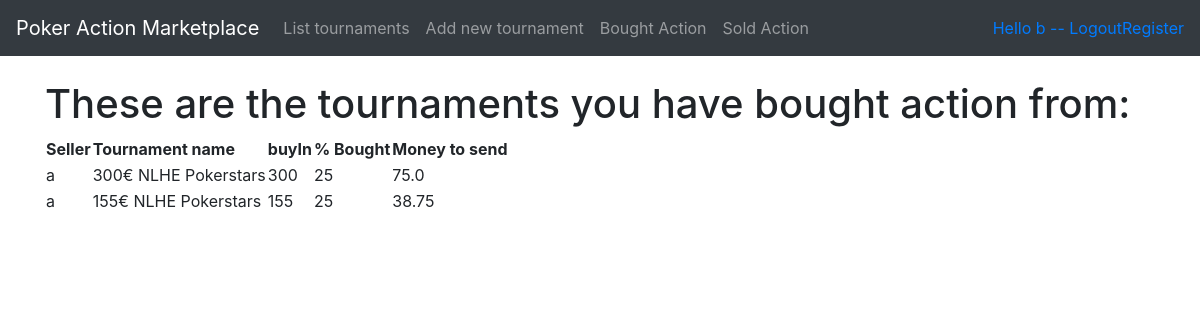
Page /tournaments/bought (signed in) on the committed database.
### application/auth/models.py (models this page shows, shortened)
class User(Base):
    __tablename__ = "account"
    name = db.Column(db.String(144), nullable=False)
    username = db.Column(db.String(144), nullable=False)
    password = db.Column(db.String(144), nullable=False)
    tournaments = db.relationship('TournamentPackage', backref='account', lazy=True)

### application/tournamentPackages/models.py (models this page shows, shortened)
class BoughtActionFromTournament(Base):
    tournament_package_id = db.Column(db.Integer, db.ForeignKey('tournament_package.id'), nullable=False)
    seller_name = db.Column(db.String(144), nullable=False)
    buyer_id = db.Column(db.Integer, db.ForeignKey('account.id'), nullable=False)
    actionBoughtPct = db.Column(db.Integer, nullable=False)

class TournamentPackage(Base):
    tournament = db.Column(db.String(144), nullable=False)
    buyIn = db.Column(db.Integer, nullable=False)
    pctToBeSold = db.Column(db.Integer, nullable=False)
    pctLeft = db.Column(db.Integer, nullable=False)
    account_id = db.Column(db.Integer, db.ForeignKey('account.id'), nullable=False)
    @staticmethod
    def tournaments_bought_action_from(id):
        stmt = text("SELECT bought_action_from_tournament.seller_name, tournament_package.tournament, tournament_package.buyin, bought_action_from_tournament.actionBoughtPct FROM account"
                " left join bought_action_from_tournament ON account.id = bought_action_from_tournament.buyer_id"
                " left join tournament_package on bought_action_from_tournament.tournament_package_id = tournament_package.id"
                " where bought_action_from_tournament.buyer_id = {}".format(id))
        res = db.engine.execute(stmt)
        asAnArray = []
        for row in res:
            temp = list(row)
            asAnArray.append(temp)
        return asAnArray

### application/tournamentPackages/views.py (the view)
@app.route('/tournaments/bought', methods=["GET"])
@login_required
def show_purchased_tournaments():
    boughtTournaments = TournamentPackage.tournaments_bought_action_from(current_user.id)
    print(type(boughtTournaments))
    for row in boughtTournaments:
        print(type(row))
        print(row)
    return render_template('tournaments/bought.html', boughtTournaments = boughtTournaments)
    return True

### application/__init__.py (called while the page is built)
@login_manager.user_loader
def load_user(user_id):
    return User.query.get(user_id)

### application/templates/tournaments/bought.html
{% extends "layout.html" %}
{% block body %}
<h1>These are the tournaments you have bought action from:</h1>
<table>
  <th>Seller</th>
  <th>Tournament name</th>
  <th>buyIn</th>
  <th>% Bought</th>
  <th>Money to send</th>
  {% for tournament in boughtTournaments %}
  <tr>
    <td>{{ tournament[0] }}</td>
    <td>{{ tournament[1] }}</td>
    <td>{{ tournament[2] }}</td>
    <td>{{ tournament[3] }}</td>
    <td>{{ (tournament[2]*(tournament[3]/100)) }}</td>
  </tr>
{% endfor %}
</table>
{% endblock %}

### application/templates/layout.html (shortened to what this page needs)
<!DOCTYPE html>
<html>
<head>
  <link rel="stylesheet" href="https://maxcdn.bootstrapcdn.com/bootstrap/4.0.0/css/bootstrap.min.css">
</head>
<body>
  <nav class="navbar navbar-expand-md navbar-dark bg-dark mb-4">
    <a class="navbar-brand" href="#">Poker Action Marketplace</a>
      <div class="collapse navbar-collapse" id="navbarCollapse">
        <ul class="navbar-nav mr-auto">
          <li class="nav-item">
            <a class="nav-link" href="{{ url_for('tournaments_index') }} ">List tournaments</a>
          </li>
          <li class="nav-item">
            <a class="nav-link" href="{{ url_for('tournaments_form') }} ">Add new tournament</a>
          </li>
          <li class="nav-item">
            <a class="nav-link" href="{{ url_for('show_purchased_tournaments') }}">Bought Action</a>
          </li>
          <li class="nav-item">
            <a class="nav-link" href="{{ url_for('show_sold_tournaments') }}">Sold Action</a>
          </li>
        </ul>
        <div class="form-inline mt-2 mt-md-0">
          {% if current_user.is_authenticated %}
          <a href="{{ url_for('auth_logout') }}">Hello {{ current_user.name }} -- Logout</a>
          {% else %}
          <a class="nav-item" href="{{ url_for('auth_login') }}">Login</a>
          {% endif %}
          <a class="nav-item" href="{{ url_for('auth_register') }}">Register</a>
        </div>
      </div>
      </nav>
<main role="main" class="container">
  {% block body %}{% endblock %}
</main>
</body>
</html>

### rows in the picture
User: name "b"
BoughtActionFromTournament: seller_name "a", tournament "300€ NLHE Pokerstars", buyIn "300", actionBoughtPct "25"
TournamentPackage: (tournament[2]*(tournament[3]/100)) "75.0"
BoughtActionFromTournament: seller_name "a", tournament "155€ NLHE Pokerstars", buyIn "155", actionBoughtPct "25"
TournamentPackage: (tournament[2]*(tournament[3]/100)) "38.75"
